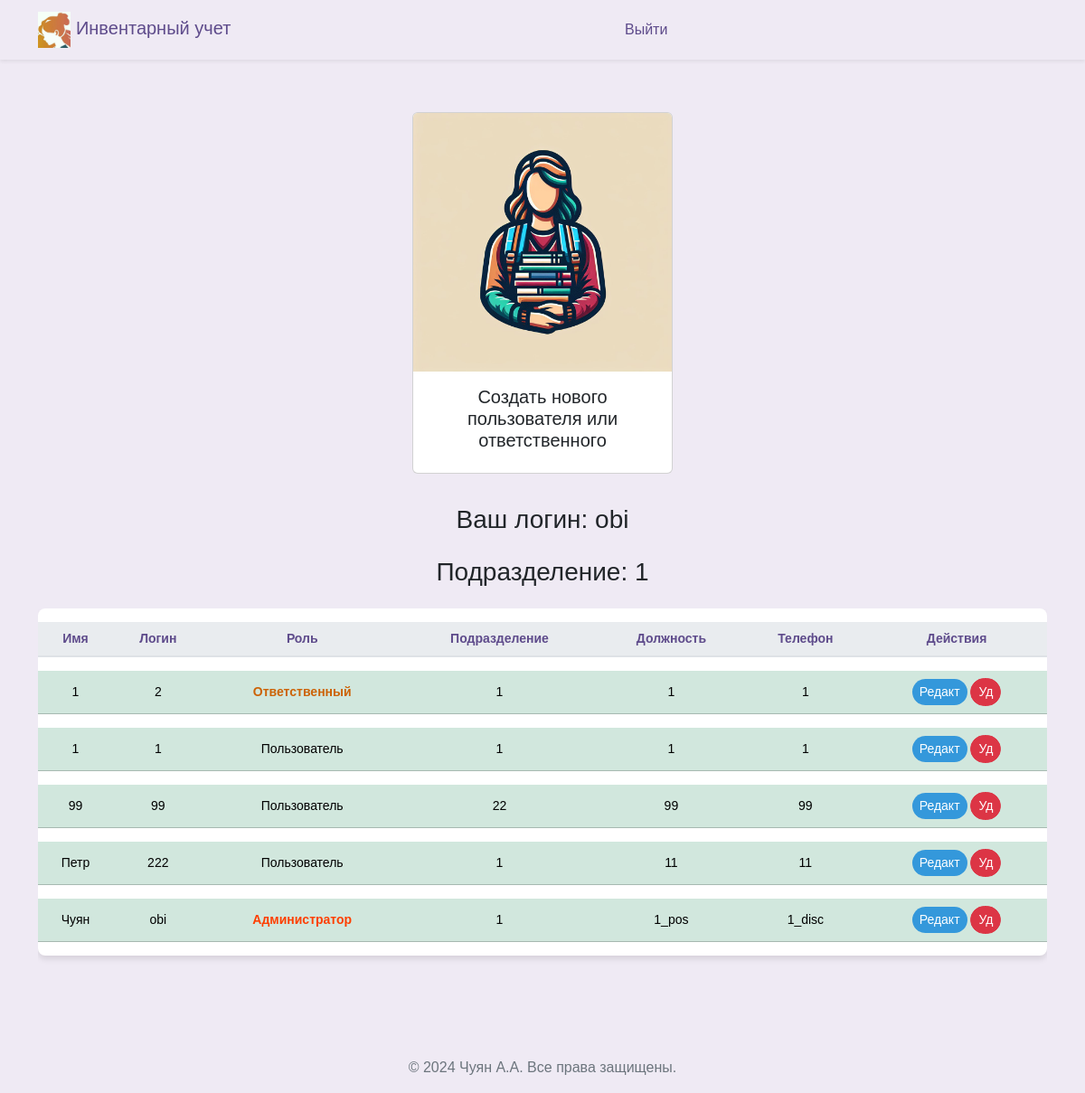
Before: /workers_admin (signed in) with the older database file.
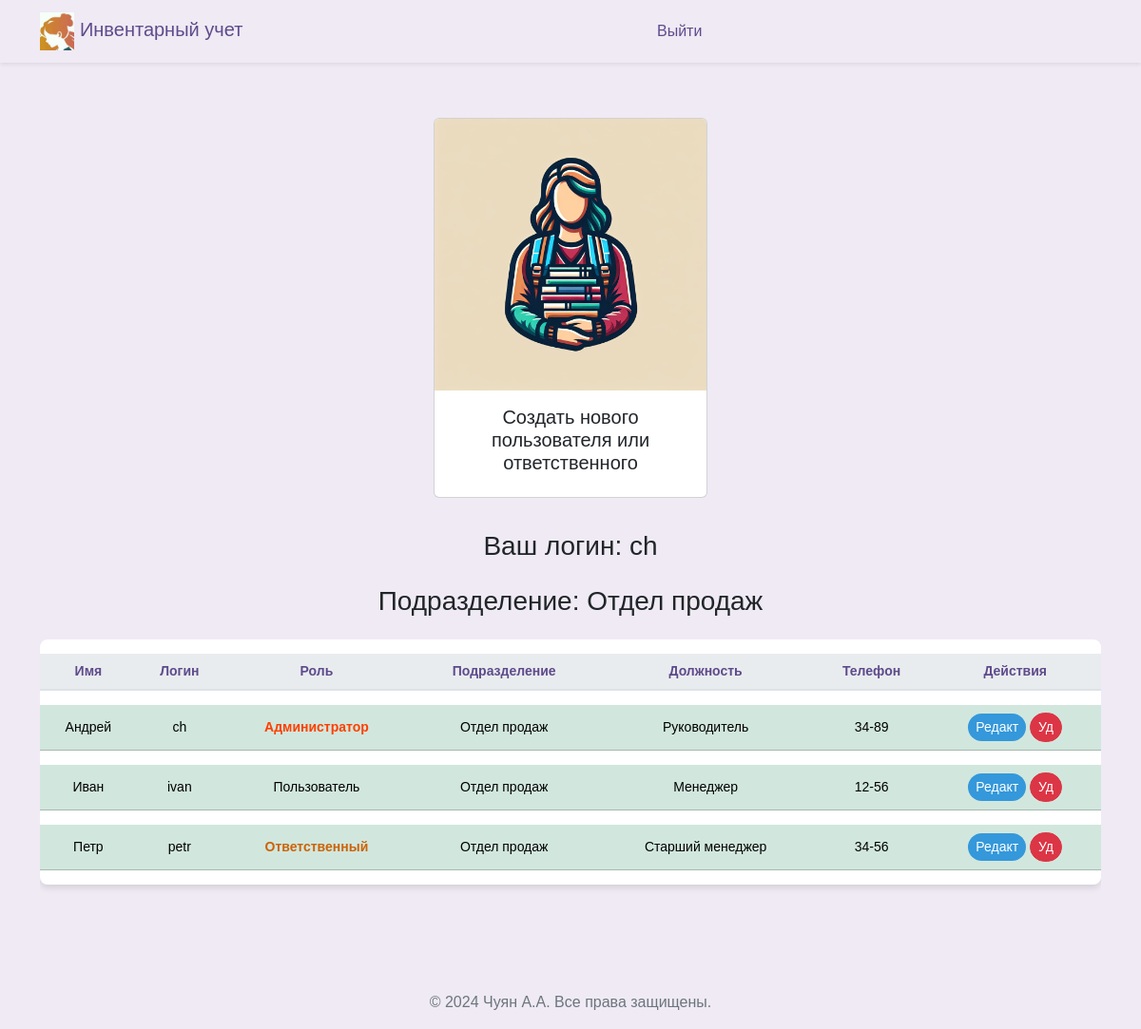
After: the same page with the newer database file.
### src/database/models.py (models this page shows, shortened)
class Worker(Base):
    __tablename__ = "worker"
    id = Column(Integer, primary_key=True)
    role = Column(Enum(Role), default=Role.guest)
    fio = Column(String)
    name = Column(String, unique=True)
    password = Column(String)
    department = Column(String)
    position = Column(String)
    description = Column(String, default=None)
    conn_worker_arm = relationship(
        "Arm", back_populates="conn_arm_worker"
    )

### src/frontend/router.py (the view)
@router.get("/workers")
async def get_workers(
    request: Request,
    worker: Worker = Depends(get_worker_or_redirect),
    session: AsyncSession = Depends(get_session),
):
    data = await CRUDWorker.get_all_worker_sorted(session)
    return templates.TemplateResponse(
        "workers/index.html",
        {"request": request, "worker": worker, "data": data},
    )

### src/frontend/template/workers_admin/index.html (shortened to what this page needs)
{% extends "base/base.html" %}
{% block content %}
<head>
</head>
<div class="d-flex justify-content-center align-items-center">
  <a class="nav-link" href="#" data-bs-toggle="modal" data-bs-target="#modal_create" bs-department="{{worker.department}}">
    <div class="card" style="width: 18rem; margin: 10px;">
      <img src="../frontend/assets/img/workers.jpg" class="card-img-top" alt="...">
      <div class="card-body">
        <h5 class="card-title" style="text-align: center;">Создать нового пользователя или ответственного</h5>
      </div>
    </div>
  </a>
</div>
<div class="row ">
  <div class="col-12">
    <h3 class="mb-4" style="margin-bottom: 60px; text-align: center;">Ваш логин: {{ worker.name }}</h3>
    <h3 class="mb-4" style="margin-bottom: 60px; text-align: center;">Подразделение: {{ worker.department }}</h3>
    <div class="table-responsive">
      <table class="table table-hover table-shadow table-rounded ">
        <thead>
          <tr>
            <th scope="col" >Имя</th>
            <th scope="col" >Логин</th>
            <th scope="col" >Роль</th>
            <th scope="col" >Подразделение</th>
            <th scope="col" >Должность</th>
            <th scope="col" >Телефон</th>
            <th scope="col" >Действия</th>
          </tr>
        </thead>
        <tbody class="text-center">
          {% for worker_tuple in data %}
            {% set workers = worker_tuple %}
                <tr class="table-success " >
                  <td>{{ workers.fio }}</td>
                  <td>{{ workers.name }}</td>
                  <td>{% if workers.role.name == 'user' %}<span class="orange-bold-text">Ответственный</span>{% elif workers.role.name == 'admin' %}<span class="red-bold-text">Администратор</span> {% else %}Пользователь{% endif %}</td>
                  <td>{{ workers.department }}</td>
                  <td>{{ workers.position }}</td>
                  <td>{{ workers.description }}</td>
                  <td>
                    <button type="button" class="btn btn-primary btn-sm" style="background-color: #3498db; color: white;"
                      data-bs-toggle="modal"
                      data-bs-target="#modal_update"
                      data-bs1="{{workers.fio}}"
                      data-bs2="{{workers.name}}"
                      data-bs3="{{workers.position}}"
                      data-bs4="{{workers.description}}"
                      data-bs5= "{{workers.id}}"
                      data-bs6= "{{workers.department}}"
                      data-bs7= "{{workers.role.name}}">
                      Редакт
                    </button>
                    <button type="button" class="btn btn-danger btn-sm" style="color: white;"
                      onclick="deleteWorker('{{ workers.id }}')">
                      Уд
                    </button>
                  </td>
                </tr>
          {% endfor %}
        </tbody>
      </table>
    </div>
  </div>
</div>
{% endblock %}

Changed rows visible on the page:
removed Worker: fio "1", name "1", role "Пользователь", department "1", position "1", description "1"
removed Worker: fio "99", name "99", role "Пользователь", department "22", position "99", description "99"
changed Worker: name "obi" → "ch"; department "1" → "Отдел продаж"; fio "Чуян" → "Андрей"; position "1_pos" → "Руководитель"; description "1_disc" → "34-89"; moves up the list
changed Worker: fio "1" → "Иван"; name "2" → "ivan"; department "1" → "Отдел продаж"; position "1" → "Менеджер"; description "1" → "12-56"; role "Ответственный" → "Пользователь"
changed Worker "Петр": name "222" → "petr"; department "1" → "Отдел продаж"; position "11" → "Старший менеджер"; description "11" → "34-56"; role "Пользователь" → "Ответственный"
